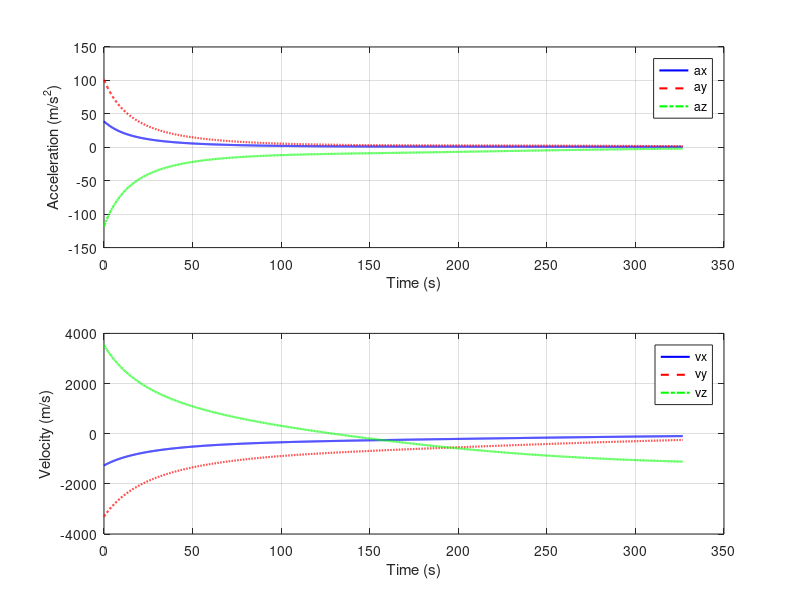
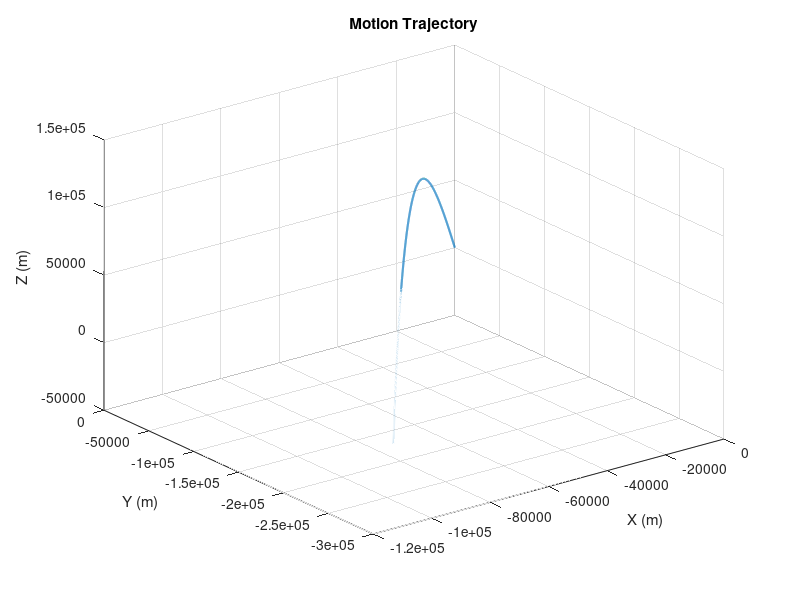
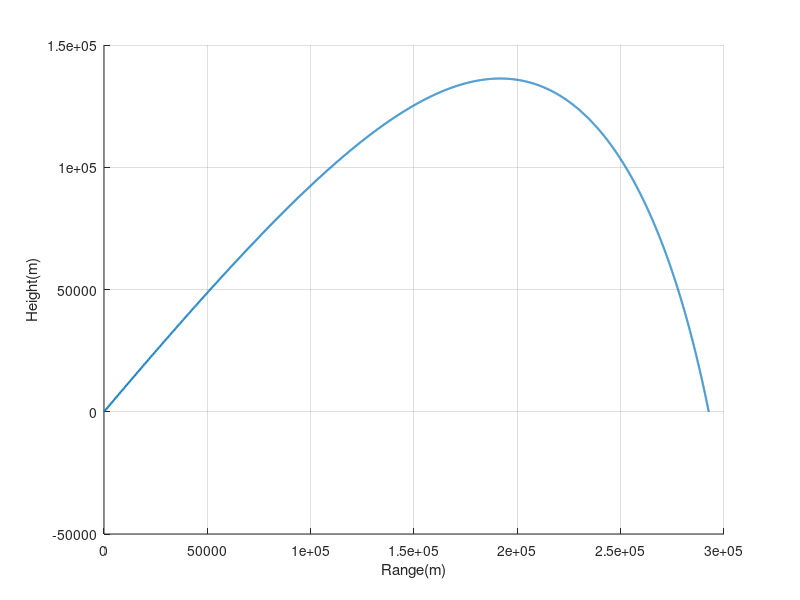
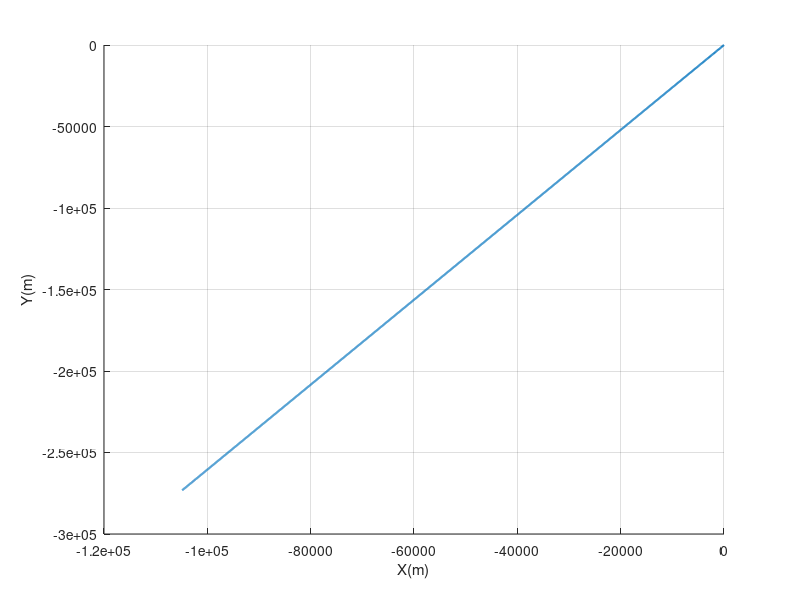

MATLAB code for these plots, in order:
close all
clear all

g = 9.8;
rho = 1.225;
mass = 50000.0;
surface_area = 0.5;
v0 = 5000;
phi = 45*pi/180;
theta = 201*pi/180;

dt = 0.1;
i = 1;
t(i) = 0;

x0(i) = 0;
y0(i) = 0;
z0(i) = 0;

vx(i) = v0 * cos(phi) * sin(theta);
vy(i) = v0 * cos(theta) * cos(phi);
vz(i) = v0 * sin(phi);
v_total(i) = sqrt(vx(i)^2 + vy(i)^2 + vz(i)^2);

ax(i) = -(0.5 * rho * surface_area) * v0 * vx(i) / mass;
ay(i) = -(0.5 * rho * surface_area) * v0 * vy(i) / mass;
az(i) = -(0.5 * rho * surface_area) * v0 * vz(i) / mass - g;
acc_total(i) =  sqrt(ax(i)^2 + ay(i)^2 + az(i)^2);

gr(i) = sqrt(x0(i)^2 + y0(i)^2);
threshold = 100;

while(threshold > 0)
    i = i + 1;
    t(i) = t(i - 1) + dt;
    
    vx(i) = vx(i-1) + ax(i-1)*dt;
    vy(i) = vy(i-1) + ay(i-1)*dt;
    vz(i) = vz(i-1) + az(i-1)*dt;
    v_total(i) = sqrt(vx(i)^2 + vy(i)^2 + vz(i)^2);
    
    ax(i) = -(0.5 * rho * surface_area) * v_total(i) * vx(i) / mass;
    ay(i) = -(0.5 * rho * surface_area) * v_total(i) * vy(i) / mass;
    az(i) = -(0.5 * rho * surface_area) * v_total(i) * vz(i) / mass - g;
    acc_total(i) =  sqrt(ax(i)^2 + ay(i)^2 + az(i)^2);
    
    x0(i) = x0(i-1) + vx(i-1)*dt + 0.5*ax(i-1)*dt^2;
    y0(i) = y0(i-1) + vy(i-1)*dt + 0.5*ay(i-1)*dt^2;
    z0(i) = z0(i-1) + vz(i-1)*dt + 0.5*az(i-1)*dt^2;
    
    gr(i) = sqrt(x0(i)^2 + y0(i)^2);
    
    threshold = z0(i);
end

xe = 13*randn(1, length(t));
ye = 25*randn(1, length(t));
ze = 30*randn(1, length(t));

 figure;
    subplot(2, 1, 1);
    plot(t, ax, 'b-', 'LineWidth', 1.5);
    hold on;
    plot(t, ay, 'r--', 'LineWidth', 1.5);
    plot(t, az, 'g-.', 'LineWidth', 1.5);
    hold off;
    xlabel('Time (s)');
    ylabel('Acceleration (m/s^2)');
    legend('ax', 'ay', 'az');
    grid on;

    subplot(2, 1, 2);
    plot(t, vx, 'b-', 'LineWidth', 1.5);
    hold on;
    plot(t, vy, 'r--', 'LineWidth', 1.5);
    plot(t, vz, 'g-.', 'LineWidth', 1.5);
    hold off;
    xlabel('Time (s)');
    ylabel('Velocity (m/s)');
    legend('vx', 'vy', 'vz');
    grid on;

    % 3D plot of the motion trajectory
    figure;
    plot3(x0, y0, z0, 'LineWidth', 1.5);
    xlabel('X (m)');
    ylabel('Y (m)');
    zlabel('Z (m)');
    title('Motion Trajectory');
    grid on;
    
    figure;
    hold on;
    grid on;
    plot(gr, z0, 'LineWidth', 1.5);
    xlabel('Range(m)');
    ylabel('Height(m)');
    
    figure;
    hold on;
    grid on;
    plot(x0, y0, 'LineWidth', 1.5);
    xlabel('X(m)');
    ylabel('Y(m)');
    
    figure;
    hold on;
    grid on;
    plot(t, v_total, 'LineWidth', 1.5);
    xlabel('t(sec)');
    ylabel('Velocity(m/s)');
    
    figure;
    hold on;
    grid on;
    plot(t, acc_total, 'LineWidth', 1.5);
    xlabel('t(sec)');
    ylabel('acc(m/s^2)');
    
    figure;
    hold on;
    grid on;
    plot(t, xe, 'LineWidth', 1.5);
    xlabel('t(sec)');
    ylabel('noise_x');
    
    figure;
    hold on;
    grid on;
    plot(t, ye, 'LineWidth', 1.5);
    xlabel('t(sec)');
    ylabel('noise_y');
    
    figure;
    hold on;
    grid on;
    plot(t, ze, 'LineWidth', 1.5);
    xlabel('t(sec)');
    ylabel('noise_z');
    
    figure;
    hold on;
    grid on;
    plot(t, x0, 'LineWidth', 1.5);
    plot(t, xe, 'LineWidth', 1.5);
    xlabel('t(sec)');
    ylabel('X');
    
    fd = fopen('ballistic_data.dat','w');
    for j = 1:length(t)
       mx(j) = x0(j) + xe(j);
       my(j) = y0(j) + ye(j);
       mz(j) = z0(j) + ze(j);
       fprintf(fd, '%f %f %f %f %f %f %f %f %f %f %f %f %f \n', t(j), x0(j), y0(j), z0(j), vx(j), vy(j), vz(j), ax(j), ay(j), az(j), mx(j), my(j), mz(j));
     
    end
    fclose(fd);
    
     figure;
    hold on;
    grid on;
    plot(t, x0, 'LineWidth', 1.5);
    plot(t, mx, 'LineWidth', 1.5);
    xlabel('t(sec)');
    ylabel('X');
    
    
    